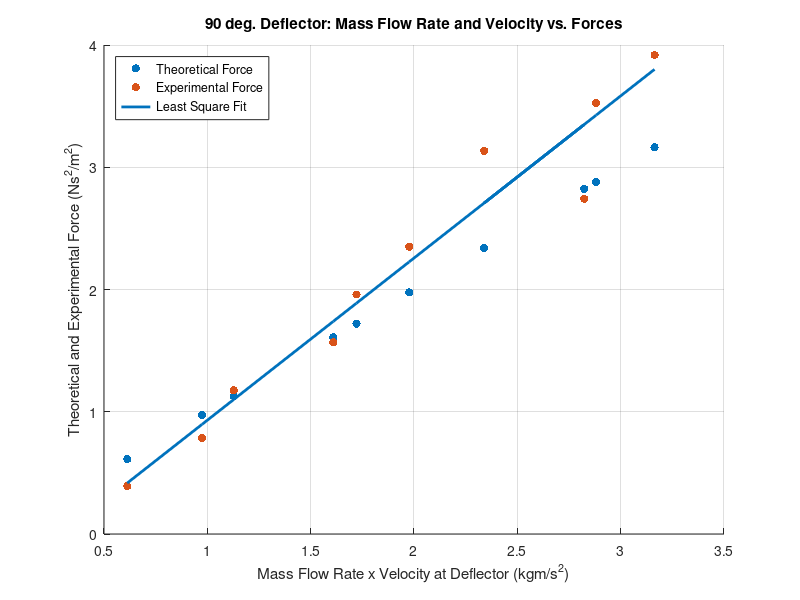
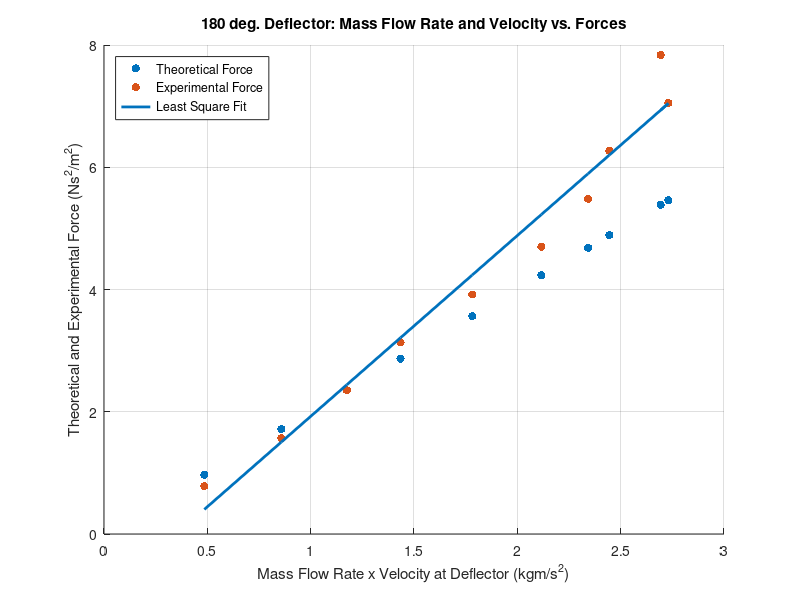

These charts were generated, in order, by the following MATLAB code:
clc, clear

% ----------------------------
% Data
% ----------------------------

nrun = [1;2;3;4;5;6;7;8;9;10];

Ajockeyd = [10;20;30;40;50;60;70;80;90;100];
Ajockeyd = Ajockeyd / 1000;
Alitre1 = [15;15;15;15;15;15;15;15;25;25];
Alitre2 = [25;25;25;25;25;25;25;25;35;35];

Bjockeyd = [20;40;60;80;100;120;140;160;180;200];
Bjockeyd = Bjockeyd / 1000;
Blitre1 = [15;15;15;15;15;15;15;15;15;15];
Blitre2 = [25;25;25;25;25;25;25;25;25;25];

Asec1 = [67.27;54.14;50.98;42.26;41.78;39.02;32.12;34.93;53.35;50.77];
Asec2 = [115.67;90.36;82.89;70.08;66.29;61.83;52.55;58.31;72.36;69.23];
AsecSplit = [48.40;36.22;31.91;27.82;24.51;22.81;20.43;23.38;19.01;18.46];

Bsec1 = [76.31;57.68;50.29;45.91;41.04;37.66;36.07;35.48;34.12;34.34];
Bsec2 = [128.69;96.24;80.64;72.4;65.2;59.83;56.46;54.99;51.28;51.65];

Jock = .6;
NozA = pi*((.01/2)^2);
Den = 998;
SW = 9975.41;
G = 9.795;
h = .035;
ABeta = 90;
BBeta = 180;
n = 10;

% ----------------------------
% Calculations
% ----------------------------

%A
Au1 = (Alitre1/NozA) ./ Asec1;
Au2 = (Alitre2/NozA) ./ Asec2;
Au = (Au1 + Au2) / 2;
Au0 = sqrt((Au .^2) - 2 * G * h) * 1e-6;
AmDot = Den * NozA * Au;
AFt = (AmDot .* Au0) .* (1 - cosd(ABeta));
AFe = 4 * G * Ajockeyd;
AmDu0 = AmDot .* Au0;
cc_Ae = (n * sum(Au0 .* AFe) - sum(Au0) * sum(AFe)) / (sqrt(n * sum(Au0 .^2) ...
    - sum(Au0) ^2) * sqrt(n * sum(AFe .^2) - sum(AFe) ^2))

%B
Bu1 = (Blitre1/NozA) ./ Bsec1;
Bu2 = (Blitre2/NozA) ./ Bsec2;
Bu = (Bu1 + Bu2) / 2;
Bu0 = sqrt((Bu .^2) - 2 * G * h) * 1e-6;
BmDot = Den * NozA * Bu;
BFt = (BmDot .* Bu0) .* (1 - cosd(BBeta));
BFe = 4 * G * Bjockeyd;
BmDu0 = BmDot .* Bu0;
cc_Ae = (n * sum(Bu0 .* BFe) - sum(Bu0) * sum(BFe)) / (sqrt(n * sum(Bu0 .^2) ...
    - sum(Bu0) ^2) * sqrt(n * sum(BFe .^2) - sum(BFe) ^2))

% ----------------------------
% Plot
% ----------------------------

%A
figure(1)
scatter(AmDu0,AFt,"red","o","filled")
hold on
scatter(AmDu0,AFe,"blue","o","filled")
Ap = polyfit(AmDu0,AFe,1);
Af1 = polyval(Ap,AmDu0);
plot(AmDu0,Af1,'-','LineWidth',2)
grid on
xlabel('Mass Flow Rate x Velocity at Deflector (kgm/s^2)')
ylabel('Theoretical and Experimental Force (Ns^2/m^2)')
title("90 deg. Deflector: Mass Flow Rate and Velocity vs. Forces")
legend('Theoretical Force', 'Experimental Force', 'Least Square Fit', 'Location', 'NorthWest')
hold off

%B
figure(2)
scatter(BmDu0,BFt,"red","o","filled")
hold on
scatter(BmDu0,BFe,"blue","o","filled")
Bp = polyfit(BmDu0,BFe,1);
Bf1 = polyval(Bp,BmDu0);
plot(BmDu0,Bf1,'-','LineWidth',2)
grid on
xlabel('Mass Flow Rate x Velocity at Deflector (kgm/s^2)')
ylabel('Theoretical and Experimental Force (Ns^2/m^2)')
title("180 deg. Deflector: Mass Flow Rate and Velocity vs. Forces")
legend('Theoretical Force', 'Experimental Force', 'Least Square Fit', 'Location', 'NorthWest')
hold off